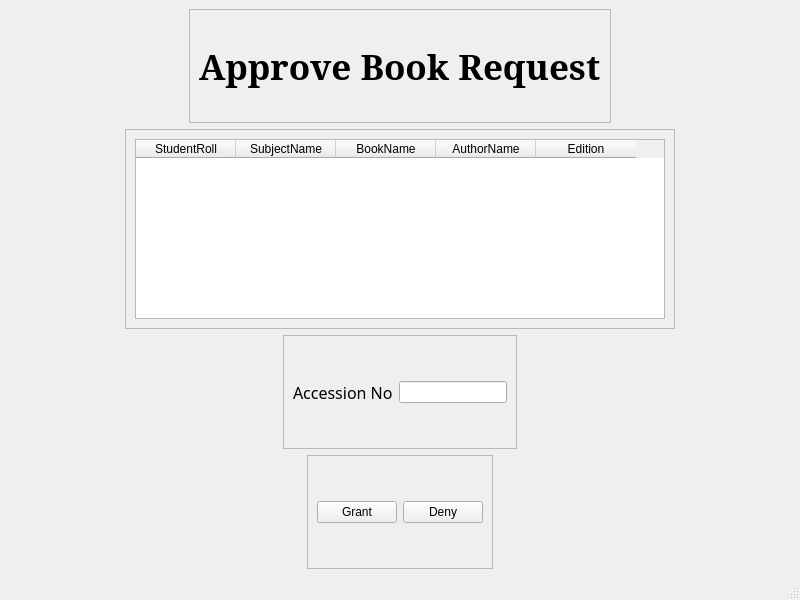
<?xml version="1.0" encoding="UTF-8"?>
<ui version="4.0">
 <class>pendingReq</class>
 <widget class="QMainWindow" name="pendingReq">
  <property name="geometry">
   <rect>
    <x>0</x>
    <y>0</y>
    <width>800</width>
    <height>600</height>
   </rect>
  </property>
  <property name="windowTitle">
   <string>Pending Issue Request</string>
  </property>
  <widget class="QWidget" name="centralwidget">
   <layout class="QVBoxLayout" name="verticalLayout">
    <item alignment="Qt::AlignHCenter">
     <widget class="QFrame" name="frame">
      <property name="frameShape">
       <enum>QFrame::StyledPanel</enum>
      </property>
      <property name="frameShadow">
       <enum>QFrame::Raised</enum>
      </property>
      <layout class="QVBoxLayout" name="verticalLayout_2">
       <item>
        <widget class="QLabel" name="label">
         <property name="font">
          <font>
           <family>MS Serif</family>
           <pointsize>26</pointsize>
           <weight>75</weight>
           <bold>true</bold>
          </font>
         </property>
         <property name="text">
          <string>Approve Book Request</string>
         </property>
        </widget>
       </item>
      </layout>
     </widget>
    </item>
    <item alignment="Qt::AlignHCenter">
     <widget class="QFrame" name="frame_4">
      <property name="minimumSize">
       <size>
        <width>550</width>
        <height>0</height>
       </size>
      </property>
      <property name="maximumSize">
       <size>
        <width>16777215</width>
        <height>200</height>
       </size>
      </property>
      <property name="frameShape">
       <enum>QFrame::StyledPanel</enum>
      </property>
      <property name="frameShadow">
       <enum>QFrame::Raised</enum>
      </property>
      <layout class="QVBoxLayout" name="verticalLayout_3">
       <item>
        <widget class="QTableWidget" name="table">
         <column>
          <property name="text">
           <string>StudentRoll</string>
          </property>
         </column>
         <column>
          <property name="text">
           <string>SubjectName</string>
          </property>
         </column>
         <column>
          <property name="text">
           <string>BookName</string>
          </property>
         </column>
         <column>
          <property name="text">
           <string>AuthorName</string>
          </property>
         </column>
         <column>
          <property name="text">
           <string>Edition</string>
          </property>
         </column>
        </widget>
       </item>
      </layout>
     </widget>
    </item>
    <item alignment="Qt::AlignHCenter">
     <widget class="QFrame" name="frame_2">
      <property name="frameShape">
       <enum>QFrame::StyledPanel</enum>
      </property>
      <property name="frameShadow">
       <enum>QFrame::Raised</enum>
      </property>
      <layout class="QHBoxLayout" name="horizontalLayout">
       <item>
        <widget class="QLabel" name="label_2">
         <property name="font">
          <font>
           <family>MV Boli</family>
           <pointsize>12</pointsize>
          </font>
         </property>
         <property name="text">
          <string>Accession No</string>
         </property>
        </widget>
       </item>
       <item>
        <widget class="QLineEdit" name="bookID"/>
       </item>
      </layout>
     </widget>
    </item>
    <item alignment="Qt::AlignHCenter">
     <widget class="QFrame" name="frame_3">
      <property name="frameShape">
       <enum>QFrame::StyledPanel</enum>
      </property>
      <property name="frameShadow">
       <enum>QFrame::Raised</enum>
      </property>
      <layout class="QHBoxLayout" name="horizontalLayout_2">
       <item>
        <widget class="QPushButton" name="grant">
         <property name="cursor">
          <cursorShape>PointingHandCursor</cursorShape>
         </property>
         <property name="text">
          <string>Grant</string>
         </property>
        </widget>
       </item>
       <item>
        <widget class="QPushButton" name="deny">
         <property name="cursor">
          <cursorShape>PointingHandCursor</cursorShape>
         </property>
         <property name="text">
          <string>Deny</string>
         </property>
        </widget>
       </item>
      </layout>
     </widget>
    </item>
   </layout>
  </widget>
  <widget class="QMenuBar" name="menubar">
   <property name="geometry">
    <rect>
     <x>0</x>
     <y>0</y>
     <width>800</width>
     <height>21</height>
    </rect>
   </property>
  </widget>
  <widget class="QStatusBar" name="statusbar"/>
 </widget>
 <resources/>
 <connections/>
</ui>
